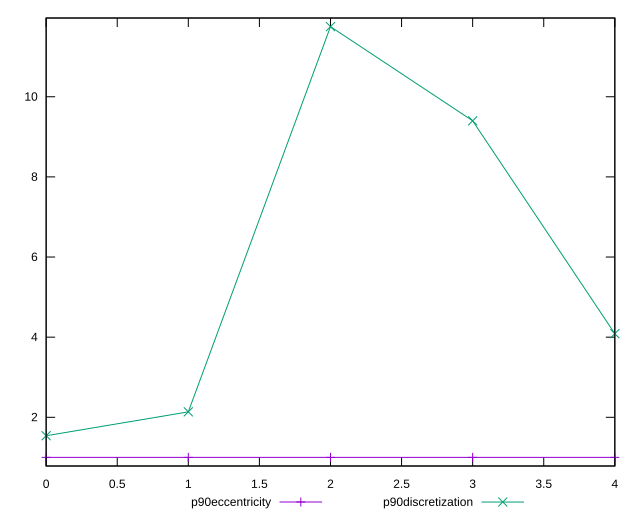

gnuplot code for this plot:
reset

$p90Eccentricity <<EOF
0 1.0000000000000002
1 0.9999999999999996
2 1.0000000000000007
3 1
4 0.9999999999999999
EOF

$p90Discretization <<EOF
0 1.540983606557377
1 2.1363636363636362
2 11.75
3 9.4
4 4.086956521739131
EOF

set key outside below
set xrange [0:4]
set yrange [0.7849999999999996:11.965]
set trange [0.7849999999999996:11.965]
set terminal svg size 640, 520 enhanced background rgb 'white'
set output "report_00022_2021-02-20T12:08:46.964Z/uses-http2/progression/eccentricity.svg"

plot $p90Eccentricity title "p90eccentricity" with linespoints, \
     $p90Discretization title "p90discretization" with linespoints

reset
